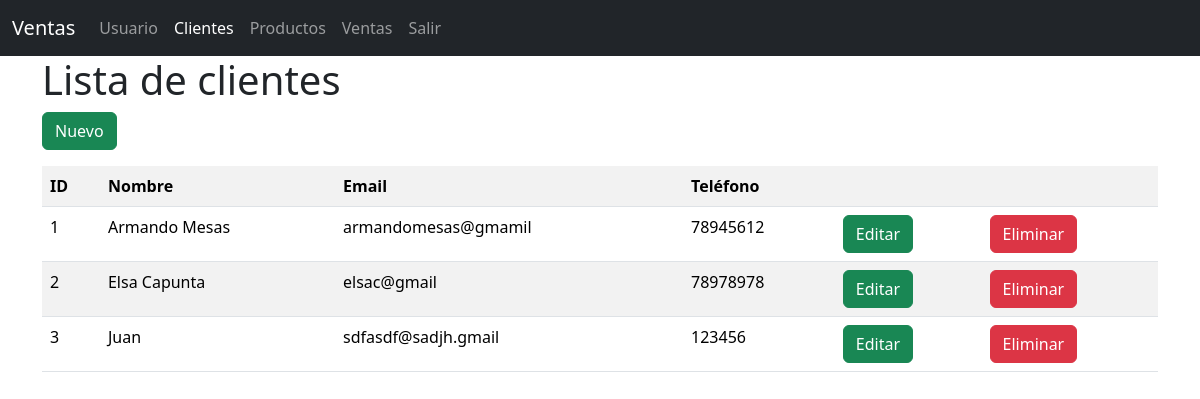
/clientes/, run on the app's committed database.
### models/cliente_model.py (models this page shows, shortened)
class Cliente(db.Model):
  __tablename__ = "clientes"
  id = db.Column(db.Integer, primary_key=True)
  nombre = db.Column(db.String(80), nullable=False)
  email = db.Column(db.String(100), nullable=False)
  telefono = db.Column(db.String(20), nullable=False)
  ventas = db.relationship('Venta', back_populates='cliente')
  @staticmethod
  def get_all():
    return Cliente.query.all()

### controllers/cliente_controller.py (the view)
@cliente_bp.route("/")
def index():
  clientes = Cliente.get_all()
  return cliente_view.list(clientes)

### main.py (called while the page is built)
@app.context_processor
def inject_activar_path():
  def is_activado(path):
    return 'active' if request.path == path else ''
  return dict(is_activado=is_activado)

### views/cliente_view.py (called while the page is built)
def list(clientes):
  return render_template('clientes/index.html', clientes=clientes)

### templates/clientes/index.html
{% extends 'base.html' %} {% block title %} CLIENTES {% endblock %} {% block content %}
<h1>Lista de clientes</h1>
<a href="{{ url_for('cliente.create') }}" class="btn btn-success mb-3">Nuevo</a>
<table class="table table-striped">
    <tr>
        <th>ID</th>
        <th>Nombre</th>
        <th>Email</th>
        <th>Teléfono</th>
        <th></th>
        <th></th>
    </tr>
    {% for item in clientes %}
    <tr>
        <td>{{ item.id }}</td>
        <td>{{ item.nombre }}</td>
        <td>{{ item.email }}</td>
        <td>{{ item.telefono }}</td>
        <td>
            <a href="{{ url_for('cliente.edit' ,id=item.id) }}" class="btn btn-success">Editar</a>
        </td>
        <td>
            <a href="{{ url_for('cliente.delete' ,id=item.id) }}" class="btn btn-danger">Eliminar</a>
        </td>
    </tr>
    {% endfor %}
</table>
{% endblock %}

### data on the page
Cliente: id "1", nombre "Armando Mesas", email "armandomesas@gmamil", telefono "78945612"
Cliente: id "2", nombre "Elsa Capunta", email "elsac@gmail", telefono "78978978"
Cliente: id "3", nombre "Juan", email "sdfasdf@sadjh.gmail", telefono "123456"
